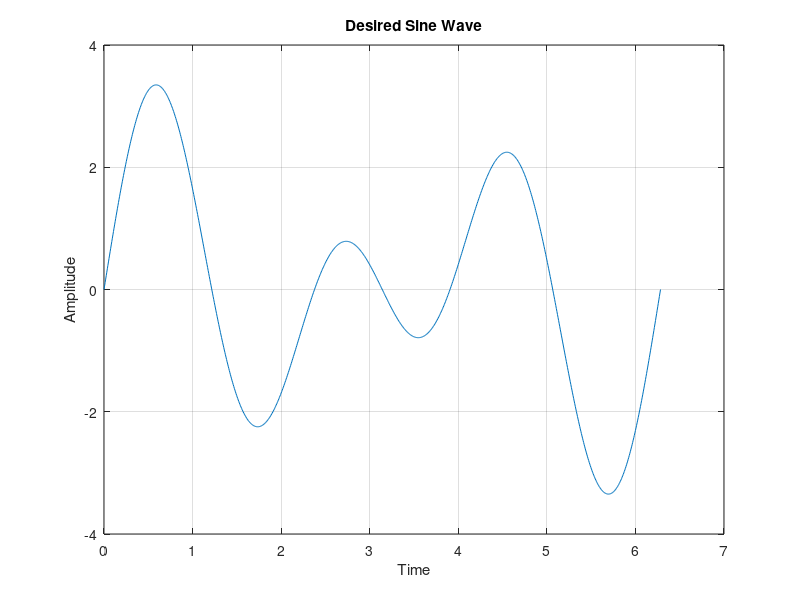

Reproduce this figure in MATLAB.
% Structure of frequencies and amplitudes
parameters.freq1 = 2;
parameters.amp1 = 1.5;
parameters.freq2 = 3;
parameters.amp2 = 2;

% Generate time axis
t = linspace(0, 2*pi, 1000);

% Generate desired sine wave
sinewave = parameters.amp1 * sin(parameters.freq1 * t) + ...
           parameters.amp2 * sin(parameters.freq2 * t);

% Plot the sine wave
plot(t, sinewave)
xlabel('Time')
ylabel('Amplitude')
title('Desired Sine Wave')
grid on
